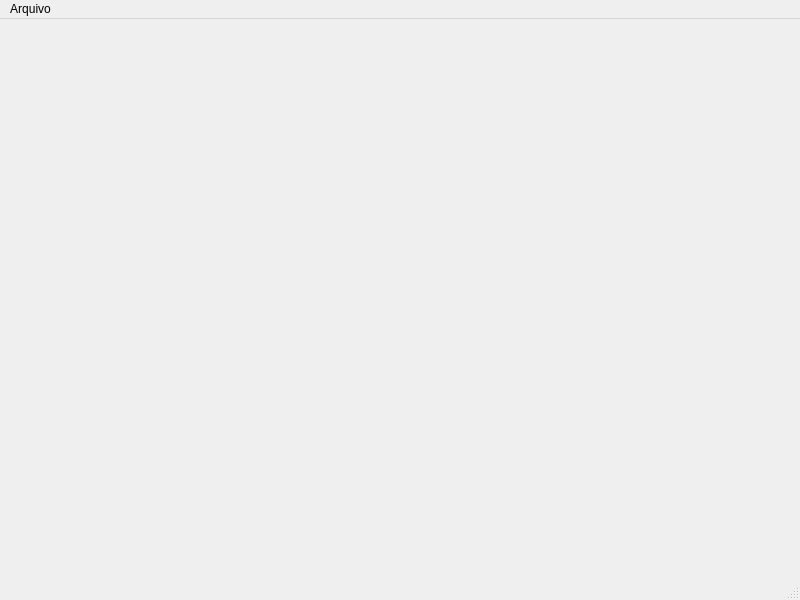
<?xml version="1.0" encoding="UTF-8"?>
<ui version="4.0">
 <class>MainWindow</class>
 <widget class="QMainWindow" name="MainWindow">
  <property name="geometry">
   <rect>
    <x>0</x>
    <y>0</y>
    <width>800</width>
    <height>600</height>
   </rect>
  </property>
  <property name="windowTitle">
   <string>MainWindow</string>
  </property>
  <widget class="QWidget" name="centralwidget"/>
  <widget class="QMenuBar" name="menubar">
   <property name="geometry">
    <rect>
     <x>0</x>
     <y>0</y>
     <width>800</width>
     <height>21</height>
    </rect>
   </property>
   <widget class="QMenu" name="menuArquivo">
    <property name="title">
     <string>Arquivo</string>
    </property>
    <addaction name="actionJanela1"/>
    <addaction name="actionJanela2"/>
    <addaction name="actionSair"/>
   </widget>
   <addaction name="menuArquivo"/>
  </widget>
  <widget class="QStatusBar" name="statusbar"/>
  <action name="actionJanela1">
   <property name="text">
    <string>Janela1</string>
   </property>
  </action>
  <action name="actionJanela2">
   <property name="text">
    <string>Janela2</string>
   </property>
  </action>
  <action name="actionSair">
   <property name="text">
    <string>Sair</string>
   </property>
  </action>
 </widget>
 <resources/>
 <connections/>
</ui>
